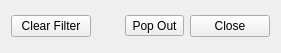
<?xml version="1.0" encoding="UTF-8"?>
<ui version="4.0">
 <class>WdgFilterPopup</class>
 <widget class="QWidget" name="WdgFilterPopup">
  <property name="geometry">
   <rect>
    <x>0</x>
    <y>0</y>
    <width>281</width>
    <height>53</height>
   </rect>
  </property>
  <property name="windowTitle">
   <string>Filter</string>
  </property>
  <layout class="QVBoxLayout" name="verticalLayout">
   <item>
    <layout class="QHBoxLayout" name="horizontalLayout">
     <item>
      <widget class="QPushButton" name="pbClearFilter">
       <property name="text">
        <string notr="true">Clear Filter</string>
       </property>
      </widget>
     </item>
     <item>
      <spacer name="horizontalSpacer">
       <property name="orientation">
        <enum>Qt::Orientation::Horizontal</enum>
       </property>
       <property name="sizeHint" stdset="0">
        <size>
         <width>40</width>
         <height>20</height>
        </size>
       </property>
      </spacer>
     </item>
     <item>
      <widget class="QToolButton" name="tbPopOut">
       <property name="text">
        <string>Pop Out</string>
       </property>
      </widget>
     </item>
     <item>
      <widget class="QPushButton" name="pbClose">
       <property name="text">
        <string>Close</string>
       </property>
      </widget>
     </item>
    </layout>
   </item>
  </layout>
 </widget>
 <resources/>
 <connections/>
</ui>
